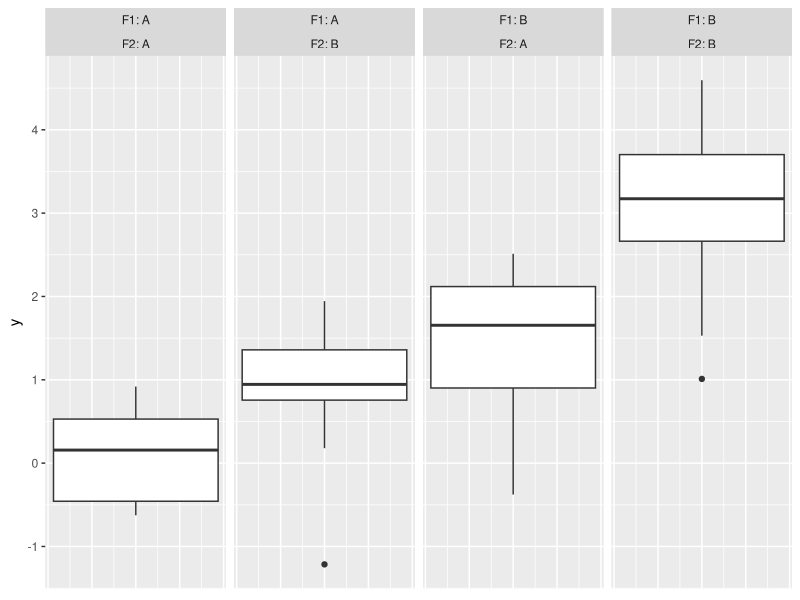

This figure's R source:
## ---- chunk 1
#| label: init
#| message: false
library('tidyverse')
library('multcomp')
library('knitr')
set.seed(1)
## ---- chunk 2
generate_data <- function(n = 10, beta = c(0, 1, 1, 1)) {
  dd <- expand_grid(id = 1:n, F1 = c('A', 'B'), F2 = c('A', 'B'))
  X <- model.matrix(~ F1 * F2, data = dd)
  dd |> mutate(y = (X %*% beta)[, 1] + rnorm(nrow(dd)))
}

generate_data() |> 
  ggplot(aes(y = y)) + 
  geom_boxplot() + 
  facet_wrap(vars(F1, F2), labeller = label_both, ncol = 4) +
  theme(axis.text.x=element_blank(),
        axis.ticks.x=element_blank())
## ---- chunk 3
simulate_two_way_ANOVA <- function() {
  fm <- lm(y ~ F1 * F2, data = generate_data())
  p_values <- summary(glht(fm, linfct = paste(names(coef(fm))[-1], '= 0')))$test$pvalues
  attributes(p_values) <- NULL
  return(p_values)
}

nr_of_sims <- 1e4
tibble(Effect = c('Main effect 1', 'Main effect 2', 'Interaction'),
       Power = rowSums(replicate(n = nr_of_sims, simulate_two_way_ANOVA()) < 
                         0.05) / nr_of_sims) |> 
  kable(align = 'c', digits = 2)
## ---- chunk 4
power.t.test(n = 10, delta = 1, sd = 1, sig.level = 0.05 / 2)
## ---- chunk 5
power.t.test(delta = sqrt(2) * 2 , sd = 2, sig.level = 0.05, power = 0.8)
power.anova.test(groups = 2, between.var = 4, within.var = 4, sig.level = 0.05, power = 0.8)

power.t.test(delta = 2, sd = 1, sig.level = 0.05, power = 0.8)
power.anova.test(groups = 2, between.var = 8, within.var = 4, sig.level = 0.05, power = 0.8)
